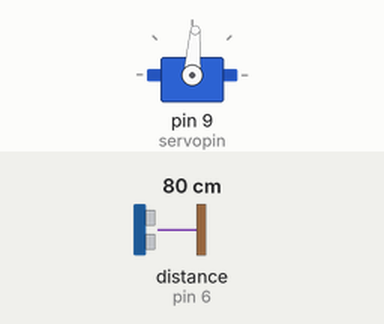
A sketch run on a simulated Arduino Uno, built with avr-gcc and run on an emulated ATmega328P. Parts: servo. Wiring (inferred from the names in the program): ultrasonic range finder: trigger pin 7; echo pin 6. Inputs (shaded band) come from the test bench; at power-on: distance to the obstacle (sensor on pin 6) 80 cm. The echo pulse lasts 58.3 µs per cm; what the sketch prints to the serial monitor is not drawn.

Above: at 2.2 s.
2.3 s: distance to the obstacle (sensor on pin 6) set to 14 cm
At 2.8 s:
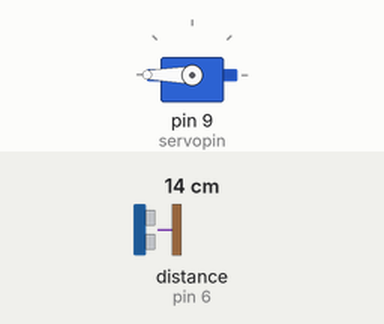
3.8 s: distance to the obstacle (sensor on pin 6) set to 35 cm
At 4.04 s:
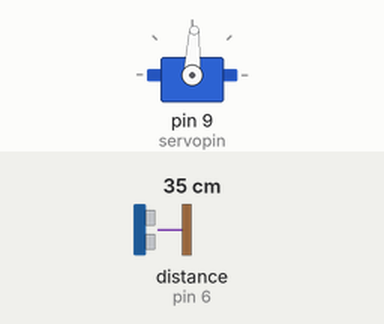
6.8 s: distance to the obstacle (sensor on pin 6) set to 2 cm
8.4 s: distance to the obstacle (sensor on pin 6) set to 4 cm
At 9.0 s:
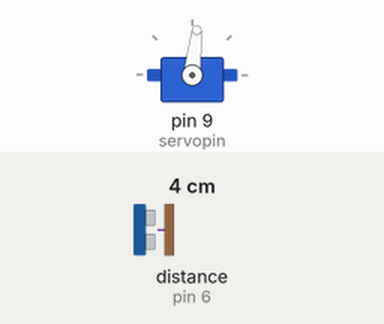
9.9 s: distance to the obstacle (sensor on pin 6) set to 9 cm
Timing chart, 0 to 18.0 s (numbered marks = the images above; inputs shaded):
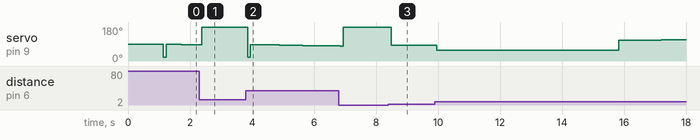

The sketch:

019.PID_Control_algorithm_.ino
```cpp
#include <Servo.h>

Servo myservo;
int servopin = 9;
int echopin = 6;
int trigpin = 7;
int input, output = 0;              //입력, 출력
int setpoint, distance;             //목표, 거리
int servooutput, prev_control = 0;  //서보 제어값, 이전 제어값
int err, prev_err = 0;              //오차, 이전 오차
double i_err, d_err;                //오차적분, 오차미분
double p, i, d = 0.04; //p, i ,d항 값
double dt = 0.04;

void setup()
{
Serial.begin(9600); //시리얼 통신 초기화
myservo.attach(servopin); //서보모터 핀번호 설정

input = readposition(); //막대 위의 공의 위치를 측정값 함수 호출

//초음파 센서 설정
pinMode(trigpin, OUTPUT);
pinMode(echopin, INPUT);
}

void loop()
{
  //막대 중앙 위치(set point를 150mm로 설정
  setpoint = 17;

  //공의 위치 측정
  input = readposition();

  //제어값 산출
  output=mypid(input, output, setpoint);

  //서보 모터의 각도 설정(100도는 서보모터가 수평을 이루었을때 각도)
  servooutput=100+output;
  delay(50);
  myservo.write(servooutput);
}

int mypid(int intput, int output, int setpoint)
{
  float kp = 5; //offset 튜닝
  float ki = 3;
  float kd = 3;
  int control;

  err = setpoint - input; //오차 = 목표치 - 현재값
  p=kp*err;               //p항 = kp * 오차

  i_err += err * dt; //오차 적분 += 오차 * dt
  i =ki * i_err;    //i항 = ki * 오차 적분

  d_err = (err - prev_err) / dt; //오차 미분 = (오차 - 이전 오차) / dt
  d = kd * d_err;                //d항 = kd * 오차미분

  prev_err = err; //현재 오차를 이전 오차로
  control = p + i + d;
  int temp= control;
  Serial.println(temp);
  control = map(temp, -600, 600, -70, 70); //제어값 산출


  //예외 처리
  if(control < -70)
  {
    control = -80;
  }
  else if(control > 70)
  {
    control = 80;
  }
  else if(control < 10 && control > -10)
  {
    control = prev_control;
  }
  prev_control = control;
  Serial.print("제어량 = ");
  Serial.println(control);
  return control;
}

int readposition()
{
  delay(40); //딜레이 설정

  //초음파 센서 거리 측정 부분
  digitalWrite(trigpin, 1);
  delayMicroseconds(10);
  digitalWrite(trigpin, 0);

  //mm단위로 계산 펄스 에코에서 읽어들이는 때까지 걸리는 시간
  distance = pulseIn(echopin, 1)*17/1000;

  //공의 측정 거리가 350mm 이상일 경우
  if(distance > 35)
  {
    distance = 35;
  }

  Serial.print("거리 = ");
  Serial.println(distance);

  return distance;
}
```

Measured:
- after the input at 3.8 s, servo on pin 9 (servopin): 180° → 20° after 0.06 s, → 87° 0.09 s later, → 86° 0.19 s later, → 85° 0.37 s later, … (9 changes in this stretch)
- after the input at 8.4 s, servo on pin 9 (servopin): 180° → 84° after 0.09 s
